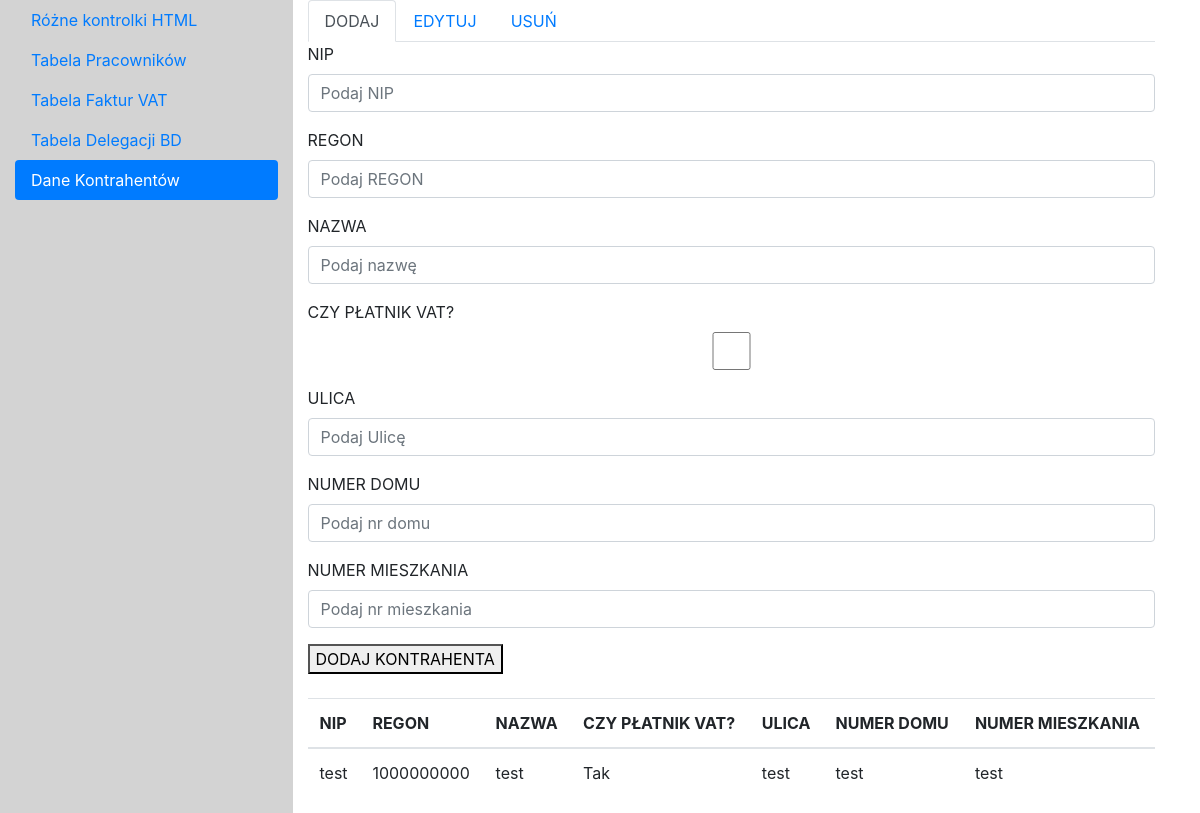
Screenshot of /kontrahenci.php?dodano with the database file from the repository.
### tables this page shows
CREATE TABLE `kontrahenci` (
  `NIP` varchar(255) DEFAULT NULL,
  `REGON` int(11) NOT NULL,
  `NAZWA` varchar(255) DEFAULT NULL,
  `CZY_VAT` varchar(255) DEFAULT NULL,
  `ULICA` varchar(255) DEFAULT NULL,
  `NR_DOMU` varchar(255) DEFAULT NULL,
  `NR_MIESZKANIA` varchar(255) DEFAULT NULL,
  `DELETED` tinyint(1) NOT NULL DEFAULT 0
);

### kontrahenci.php (the view, shortened to what this page needs)
<!doctype html>
<html lang="en">
  <head>
    <link rel="stylesheet" type="text/css" href="styles.css">
    <link rel="stylesheet" href="https://stackpath.bootstrapcdn.com/bootstrap/4.4.1/css/bootstrap.min.css">
  </head>
  <body>
    <div class="row container-fluid">
        <div id="Lewy" class="col-sm-3">
            <nav class="nav flex-column nav-pills">
              <a class="nav-link" href="kontrolki.html">Różne kontrolki HTML</a>
              <a class="nav-link" href="pracownicy.html">Tabela Pracowników</a>
              <a class="nav-link" href="vat.html ">Tabela Faktur VAT</a>
              <a class="nav-link" href="delegacje.php">Tabela Delegacji BD</a>
              <a class="nav-link active" href="kontrahenci.php">Dane Kontrahentów</a>
            </nav>
        </div>
        <div class="col-sm-9" id="Prawy">
        <nav>
          <div class="nav nav-tabs" id="nav-tab" role="tablist">
            <a class="nav-item nav-link active" id="nav-home-tab" data-toggle="tab" href="#nav-home" role="tab" aria-controls="nav-home" aria-selected="true">DODAJ</a>
            <a class="nav-item nav-link" id="nav-profile-tab" data-toggle="tab" href="#nav-profile" role="tab" aria-controls="nav-profile" aria-selected="false">EDYTUJ</a>
            <a class="nav-item nav-link" id="nav-contact-tab" data-toggle="tab" href="#nav-contact" role="tab" aria-controls="nav-contact" aria-selected="false">USUŃ</a>
          </div>
        </nav>
        <div class="tab-content" id="nav-tabContent">
          <div class="tab-pane fade show active" id="nav-home" role="tabpanel" aria-labelledby="nav-home-tab">
            <form action="dodaj.php" method="POST">
              <div class="form-group">
                <label for="nip">NIP</label>
                <input type="text" class="form-control" name="nip" placeholder="Podaj NIP">
              </div>
              <div class="form-group">
                <label for="regon">REGON</label>
                <input type="number" class="form-control" name="regon" min="1000000000" max="9999999999" placeholder="Podaj REGON">
              </div>
              <div class="form-group">
                <label for="nazwa">NAZWA</label>
                <input type="text" class="form-control" name="nazwa" placeholder="Podaj nazwę">
              </div>
              <div class="form-group">
                <label for="vat">CZY PŁATNIK VAT?</label>
                <input type="checkbox" class="form-control" name="vat">
              </div>
              <div class="form-group">
                <label for="ulica">ULICA</label>
                <input type="text" class="form-control" name="ulica" placeholder="Podaj Ulicę">
              </div>
              <div class="form-group">
                <label for="nrdomu">NUMER DOMU</label>
                <input type="text" class="form-control" name="nrdomu" placeholder="Podaj nr domu">
              </div>
              <div class="form-group">
                <label for="nrmieszkania">NUMER MIESZKANIA</label>
                <input type="text" class="form-control" name="nrmieszkania" placeholder="Podaj nr mieszkania">
              </div>
              <button type="submit" name="submit">DODAJ KONTRAHENTA</button>
            </form>
          </div>
        </div>
        <br>
        <table class="table">
          <thead>
            <tr>
            <th scope="col">NIP</th>
            <th scope="col">REGON</th>
            <th scope="col">NAZWA</th>
            <th scope="col">CZY PŁATNIK VAT?</th>
            <th scope="col">ULICA</th>
            <th scope="col">NUMER DOMU</th>
            <th scope="col">NUMER MIESZKANIA</th>
            </tr>
          </thead>
          <tbody>
          <?php
            $dbhost = "localhost";
            $dbuser = "szymona";
            $dbpass = "Szymona2020";
            $db = "szymona";
            $conn = mysqli_connect($dbhost, $dbuser, $dbpass,$db);
            $sql = "SELECT * FROM kontrahenci WHERE DELETED = 0;";
            $result = mysqli_query($conn, $sql);
            $resultCheck = mysqli_num_rows($result);
            if ($resultCheck > 0) {
              while ($row = mysqli_fetch_assoc($result)) {
                echo "<tr><td>" . $row["NIP"] . "</td><td>" . $row["REGON"] . "</td><td>" . $row["NAZWA"] . "</td><td>" . $row["CZY_VAT"] . "</td><td>" . $row["ULICA"] . "</td><td>" . $row["NR_DOMU"] . "</td><td>" . $row["NR_MIESZKANIA"] ."</td></tr>";
              }
            }
            else {
              echo "brak rezultatów";
            }
            ?>
          </tbody>
        </table>
        </div>
    </div>
  </body>
</html>

### styles.css (style rules this page uses)
#Lewy { background-color: lightgrey; }

### rows the page displays
kontrahenci: NIP "test", REGON "1000000000", NAZWA "test", CZY_VAT "Tak", ULICA "test", NR_DOMU "test", NR_MIESZKANIA "test"
